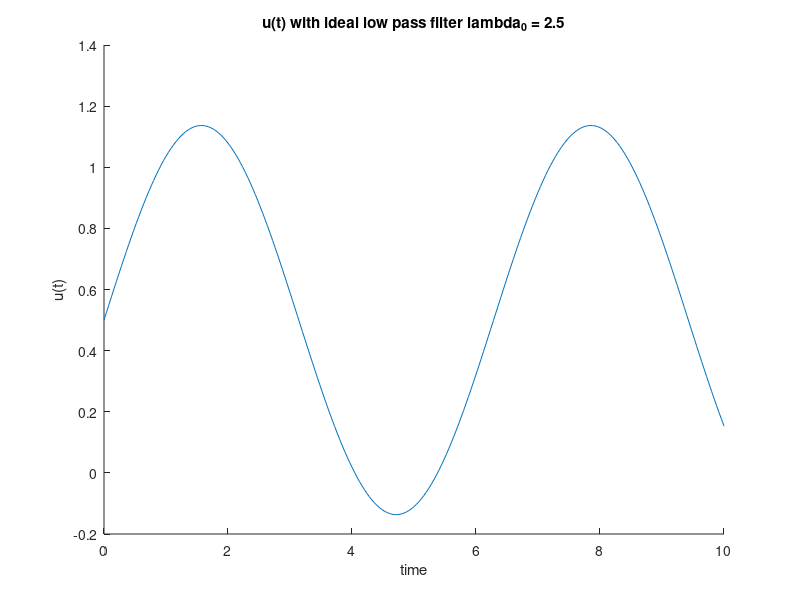

This chart was generated by the following MATLAB code:
G = tf([1 0 9],[1 3 2]);

t = 0:0.04:10; 
u = cos(3*t);
ss = -112*cos(7*t+0.825) + 39*sin(4*t+1.35);
func = .5 + (1-(-1)^1)/(1*pi)*sin(t)+(1-(-1)^2)/(2*pi)*sin(t);;
hold on
plot(t,func)
title("u(t) with ideal low pass filter \lambda_0 = 2.5");
xlabel("time");
ylabel("u(t)");
%lsim(G,u,t,'k')
% plot(t,ss)
% legend("y(t)","y_{ss}(t)");
